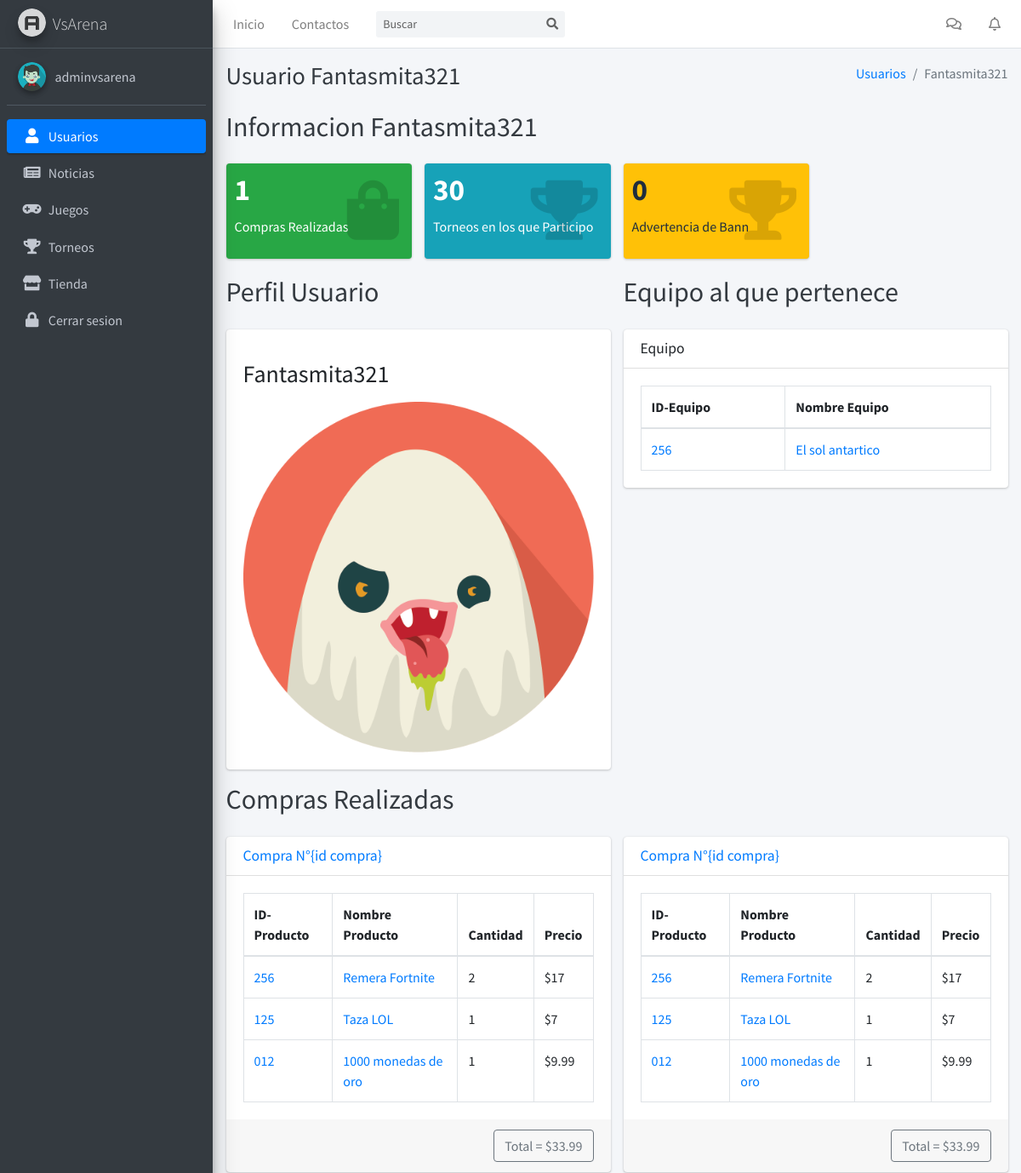
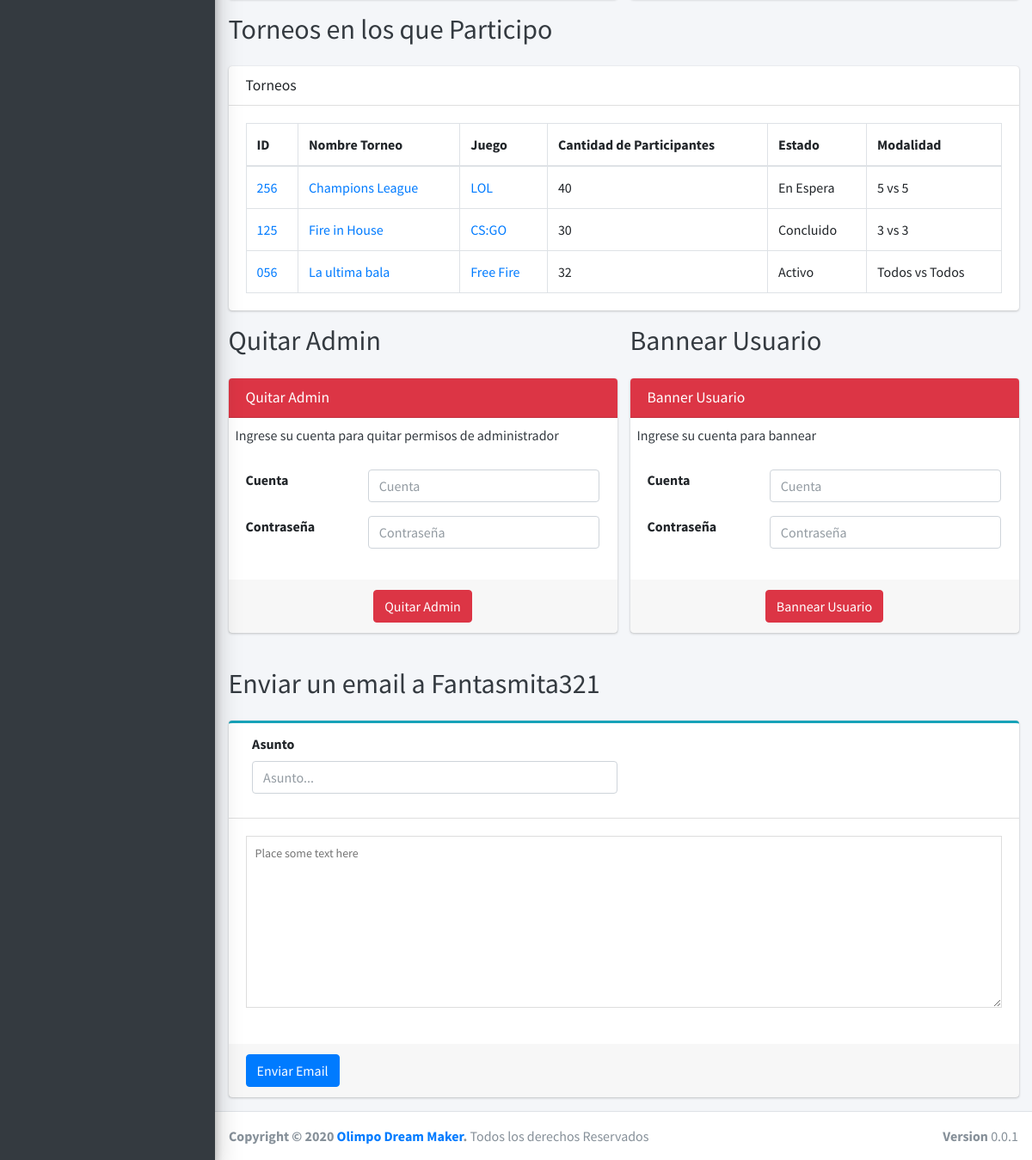
The page /panel/usuario/5/ (signed in) on the database its author committed (2 pictures, top to bottom).
### tables this page shows
CREATE TABLE `usuarios` (
  `idUsuario` int(11) NOT NULL,
  `usuario` varchar(255) DEFAULT NULL,
  `emailUsuario` varchar(255) DEFAULT NULL,
  `passUsuario` varchar(255) DEFAULT NULL,
  `avatarUsuario` varchar(255) DEFAULT NULL,
  `saldoEfectivo` float DEFAULT NULL,
  `saldoMonVir` double DEFAULT NULL,
  `isAdmin` tinyint(4) DEFAULT NULL,
  `Cupones_idCupon` int(11) NOT NULL,
  `Equipos_idEquipos` int(11) NOT NULL
);

### Dashboard/templates/usuario.php (the view, shortened to what the rows shown need)
<?php
require_once("../../BackEnd/config.php");
require_once("../../BackEnd/funciones.php");
$conexion = conectar();
if(isset($_SESSION['usuario'])){
  if(isAdmin($conexion,$_SESSION['usuario'])){
  }else{
    desconectar($conexion);
    header("Location: $amigable/panel/");
  }
}else{
  echo "<script>alert('Necesita ser admin para podes acceder a esta pagina')</script>";
  desconectar($conexion);
  header("Location: $amigable/panel/456/");
}
$idUsuario = $_GET['id'];
$consulta = "SELECT * FROM usuarios WHERE idUsuario='$idUsuario'";
$resultado = mysqli_query($conexion, $consulta);
$usuario = mysqli_fetch_assoc($resultado);
$nombreUsuario = $usuario['usuario'];
$isAdmin = $usuario['isAdmin'];
$avatar = $usuario['avatarUsuario'];
?>
<!DOCTYPE html>
<html lang="es">
<head>
  <?php
  require_once("$p/components/head.php");
  ?>
</head>
<body class="hold-transition sidebar-mini layout-fixed">
<div class="wrapper">
  <?php
  require_once("$p/components/aside.php");
  $conexion = conectar();
  aside(1,$conexion,$amigable,$urlDB,$imagenes);
  ?>
  <div class="content-wrapper">
    <div class="content-header">
      <div class="container-fluid">
        <div class="row mb-2">
          <div class="col-sm-6">
            <h1 class="m-0 text-dark">Usuario <?php echo $nombreUsuario;?></h1>
          </div>
          <div class="col-sm-6">
            <ol class="breadcrumb float-sm-right">
              <li class="breadcrumb-item"><a href="<?php echo $amigable;?>/panel/usuarios/">Usuarios</a></li>
              <li class="breadcrumb-item active"><?php echo $nombreUsuario;?></li>
            </ol>
          </div>
        </div>
      </div>
    </div>
    <section class="content">
      <div class="container-fluid">
        <div class="row mb-4">
          <div class="col-6">
            <h2 class="m-0 text-dark">Informacion <?php echo $nombreUsuario;?></h2>
          </div>
        </div>
        <div class="row">
            <div class="col-6">
              <h2 class="m-0 mb-4 text-dark">Perfil Usuario</h2>
              <div class="card card-solid">
                <div class="card-body">
                  <div class="row">
                    <div class="col-12">
                      <h3 class="my-3"><?php echo $nombreUsuario;?></h3>
                    </div>
                    <div class="col-12">
                      <img src="<?php echo $imagenes; ?>/avatarUser/<?php echo $avatar;?>" class="product-image" alt="Avatar <?php echo $nombreUsuario?>">
                    </div>
                  </div>
                </div>
              </div>
            </div>
            <div class="col-6">
              <h2 class="m-0 mb-4 text-dark">Equipo al que pertenece</h2>
              <div class="card">
                <div class="card-body">
                  <table id="example3" class="table table-bordered table-hover">
                    <thead>
                    <tr>
                      <th>ID-Equipo</th>
                      <th>Nombre Equipo</th>
                    </tr>
                    </thead>
                  </table>
                </div>
              </div>
            </div>
        </div>
        <div class="row mb-4">
          <div class="col-6">
            <h2 class="m-0 text-dark">Compras Realizadas</h2>
          </div>
        </div>
        <div class="row">
          <div class="col-6">
            <div class="card">
              <div class="card-body">
                <table id="example3" class="table table-bordered table-hover">
                  <thead>
                  <tr>
                    <th>ID-Producto</th>
                    <th>Nombre Producto</th>
                    <th>Cantidad</th>
                    <th>Precio</th>
                  </tr>
                  </thead>
                </table>
              </div>
            </div>
          </div>
          <div class="col-6">
            <div class="card">
              <div class="card-body">
                <table id="example3" class="table table-bordered table-hover">
                  <thead>
                  <tr>
                    <th>ID-Producto</th>
                    <th>Nombre Producto</th>
                    <th>Cantidad</th>
                    <th>Precio</th>
                  </tr>
                  </thead>
                </table>
              </div>
            </div>
          </div>
        </div>
        <div class="row mb-4">
          <div class="col-12">
            <h2 class="m-0 text-dark">Torneos en los que Participo</h2>
          </div>
        </div>
        <div class="row">
          <div class="col-12">
            <div class="card">
              <div class="card-body">
                <table id="example3" class="table table-bordered table-hover">
                  <thead>
                  <tr>
                    <th>ID</th>
                    <th>Nombre Torneo</th>
                    <th>Juego</th>
                    <th>Cantidad de Participantes</th>
                    <th>Estado</th>
                    <th>Modalidad</th>
                  </tr>
                  </thead>
                </table>
              </div>
            </div>
          </div>
        </div>
        <div class="row">
          <div class="col-6">
            <h2 class="m-0 text-dark mb-4"><?php if($isAdmin==1){echo "Quitar";}else{echo "Dar";}?> Admin</h2>
          </div>
          <div class="col-6">
            <h2 class="m-0 text-dark mb-4">Bannear Usuario</h2>
          </div>
        </div>
        <div class="row mt-4 mb-4">
          <div class="col-6">
            <h2 class="m-0 text-dark">Enviar un email a <?php echo $nombreUsuario;?></h2>
          </div>
        </div>
      </div>
    </section>
  </div>
</div>
</body>
</html>

### Dashboard/components/aside.php (shortened to what the rows shown need)
 <?php
 function aside($s,$conect,$amigable,$url,$imagenes){
  $id = $_SESSION['usuario'];
  $user = dataUser($conect, $id);
  ?>
  <aside class="main-sidebar sidebar-dark-primary elevation-4">
    <div class="sidebar">
      <div class="user-panel mt-3 pb-3 mb-3 d-flex">
        <div class="image">
          <img src="<?php echo $imagenes; ?>/avatarUser/<?php echo $user['avatar'];?>" class="img-circle elevation-2" alt="User Image">
        </div>
        <div class="info">
          <a href="#" class="d-block"><?php echo $user['usuario'];?></a>
        </div>
      </div>
    </div>
  </aside>
  <?php
 }
?>

### rows shown on the page
usuarios: avatarUsuario (picture), usuario "adminvsarena"
usuarios: usuario "Fantasmita321", avatarUsuario (picture)

### other values the page prints
cantidadComprasUsuario($conexion,$idUsuario) "1"
